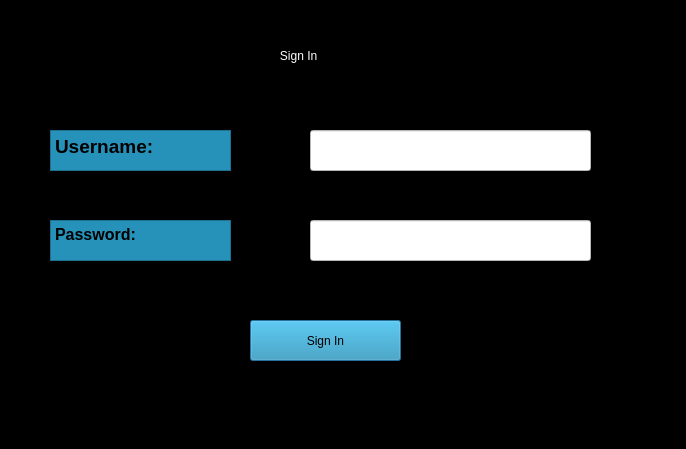
<?xml version="1.0" encoding="UTF-8"?>
<ui version="4.0">
 <class>Dialog</class>
 <widget class="QDialog" name="Dialog">
  <property name="geometry">
   <rect>
    <x>0</x>
    <y>0</y>
    <width>686</width>
    <height>449</height>
   </rect>
  </property>
  <property name="windowTitle">
   <string>Userlogin </string>
  </property>
  <property name="styleSheet">
   <string notr="true">background-color: rgb(38, 146, 185);
background-color: rgb(0, 0, 0);</string>
  </property>
  <widget class="QFrame" name="frame">
   <property name="geometry">
    <rect>
     <x>10</x>
     <y>10</y>
     <width>681</width>
     <height>431</height>
    </rect>
   </property>
   <property name="styleSheet">
    <string notr="true">background-color: rgb(38, 146, 185);
background-color: rgb(0, 0, 0);</string>
   </property>
   <property name="frameShape">
    <enum>QFrame::StyledPanel</enum>
   </property>
   <property name="frameShadow">
    <enum>QFrame::Raised</enum>
   </property>
   <widget class="QTextEdit" name="textEdit_3">
    <property name="geometry">
     <rect>
      <x>40</x>
      <y>120</y>
      <width>181</width>
      <height>41</height>
     </rect>
    </property>
    <property name="styleSheet">
     <string notr="true">background-color: rgb(255, 255, 255);
background-color: rgb(38, 146, 185);</string>
    </property>
    <property name="html">
     <string>&lt;!DOCTYPE HTML PUBLIC &quot;-//W3C//DTD HTML 4.0//EN&quot; &quot;http://www.w3.org/TR/REC-html40/strict.dtd&quot;&gt;
&lt;html&gt;&lt;head&gt;&lt;meta name=&quot;qrichtext&quot; content=&quot;1&quot; /&gt;&lt;meta charset=&quot;utf-8&quot; /&gt;&lt;style type=&quot;text/css&quot;&gt;
p, li { white-space: pre-wrap; }
hr { height: 1px; border-width: 0; }
li.unchecked::marker { content: &quot;\2610&quot;; }
li.checked::marker { content: &quot;\2612&quot;; }
&lt;/style&gt;&lt;/head&gt;&lt;body style=&quot; font-family:'Segoe UI'; font-size:9pt; font-weight:400; font-style:normal;&quot;&gt;
&lt;p style=&quot; margin-top:0px; margin-bottom:0px; margin-left:0px; margin-right:0px; -qt-block-indent:0; text-indent:0px;&quot;&gt;&lt;span style=&quot; font-size:14pt; font-weight:600; color:#000000;&quot;&gt;Username:&lt;/span&gt;&lt;/p&gt;&lt;/body&gt;&lt;/html&gt;</string>
    </property>
   </widget>
   <widget class="QTextEdit" name="textEdit_4">
    <property name="geometry">
     <rect>
      <x>40</x>
      <y>210</y>
      <width>181</width>
      <height>41</height>
     </rect>
    </property>
    <property name="styleSheet">
     <string notr="true">background-color: rgb(255, 255, 255);
background-color: rgb(38, 146, 185);</string>
    </property>
    <property name="html">
     <string>&lt;!DOCTYPE HTML PUBLIC &quot;-//W3C//DTD HTML 4.0//EN&quot; &quot;http://www.w3.org/TR/REC-html40/strict.dtd&quot;&gt;
&lt;html&gt;&lt;head&gt;&lt;meta name=&quot;qrichtext&quot; content=&quot;1&quot; /&gt;&lt;meta charset=&quot;utf-8&quot; /&gt;&lt;style type=&quot;text/css&quot;&gt;
p, li { white-space: pre-wrap; }
hr { height: 1px; border-width: 0; }
li.unchecked::marker { content: &quot;\2610&quot;; }
li.checked::marker { content: &quot;\2612&quot;; }
&lt;/style&gt;&lt;/head&gt;&lt;body style=&quot; font-family:'Segoe UI'; font-size:9pt; font-weight:400; font-style:normal;&quot;&gt;
&lt;p style=&quot; margin-top:0px; margin-bottom:0px; margin-left:0px; margin-right:0px; -qt-block-indent:0; text-indent:0px;&quot;&gt;&lt;span style=&quot; font-size:12pt; font-weight:600; color:#000000;&quot;&gt;Password:&lt;/span&gt;&lt;/p&gt;&lt;/body&gt;&lt;/html&gt;</string>
    </property>
   </widget>
   <widget class="QLabel" name="label">
    <property name="geometry">
     <rect>
      <x>260</x>
      <y>20</y>
      <width>171</width>
      <height>51</height>
     </rect>
    </property>
    <property name="styleSheet">
     <string notr="true">
font: 75 22pt &quot;MS Shell Dlg 2&quot;;

color: rgb(255, 255, 255);

background-color: rgb(0, 0, 0);</string>
    </property>
    <property name="text">
     <string>   Sign In</string>
    </property>
   </widget>
   <widget class="QLineEdit" name="lineEdit">
    <property name="geometry">
     <rect>
      <x>300</x>
      <y>120</y>
      <width>281</width>
      <height>41</height>
     </rect>
    </property>
    <property name="styleSheet">
     <string notr="true">background-color: rgb(255, 255, 255);</string>
    </property>
   </widget>
   <widget class="QLineEdit" name="lineEdit_2">
    <property name="geometry">
     <rect>
      <x>300</x>
      <y>210</y>
      <width>281</width>
      <height>41</height>
     </rect>
    </property>
    <property name="styleSheet">
     <string notr="true">background-color: rgb(255, 255, 255);</string>
    </property>
   </widget>
   <widget class="QPushButton" name="pushButton">
    <property name="geometry">
     <rect>
      <x>240</x>
      <y>310</y>
      <width>151</width>
      <height>41</height>
     </rect>
    </property>
    <property name="styleSheet">
     <string notr="true">background-color: rgb(38, 146, 185);
font: 75 12pt &quot;MS Shell Dlg 2&quot;;</string>
    </property>
    <property name="text">
     <string>Sign In</string>
    </property>
   </widget>
  </widget>
 </widget>
 <resources/>
 <connections/>
</ui>
